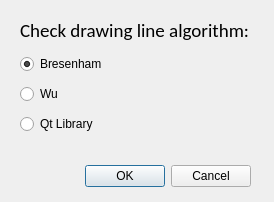
<?xml version="1.0" encoding="UTF-8"?>
<ui version="4.0">
 <class>SettingsDialog</class>
 <widget class="QDialog" name="SettingsDialog">
  <property name="geometry">
   <rect>
    <x>0</x>
    <y>0</y>
    <width>274</width>
    <height>202</height>
   </rect>
  </property>
  <property name="windowTitle">
   <string>Settings</string>
  </property>
  <widget class="QDialogButtonBox" name="buttonBox">
   <property name="geometry">
    <rect>
     <x>-90</x>
     <y>160</y>
     <width>341</width>
     <height>32</height>
    </rect>
   </property>
   <property name="orientation">
    <enum>Qt::Horizontal</enum>
   </property>
   <property name="standardButtons">
    <set>QDialogButtonBox::Cancel|QDialogButtonBox::Ok</set>
   </property>
  </widget>
  <widget class="QWidget" name="verticalLayoutWidget">
   <property name="geometry">
    <rect>
     <x>20</x>
     <y>50</y>
     <width>131</width>
     <height>91</height>
    </rect>
   </property>
   <layout class="QVBoxLayout" name="verticalLayout">
    <item>
     <widget class="QRadioButton" name="bresenham_radio_button">
      <property name="text">
       <string>Bresenham</string>
      </property>
      <property name="checked">
       <bool>true</bool>
      </property>
      <attribute name="buttonGroup">
       <string notr="true">button_group</string>
      </attribute>
     </widget>
    </item>
    <item>
     <widget class="QRadioButton" name="wu_radio_button">
      <property name="text">
       <string>Wu</string>
      </property>
      <attribute name="buttonGroup">
       <string notr="true">button_group</string>
      </attribute>
     </widget>
    </item>
    <item>
     <widget class="QRadioButton" name="qt_radio_button">
      <property name="text">
       <string>Qt Library</string>
      </property>
      <attribute name="buttonGroup">
       <string notr="true">button_group</string>
      </attribute>
     </widget>
    </item>
   </layout>
  </widget>
  <widget class="QLabel" name="label">
   <property name="geometry">
    <rect>
     <x>20</x>
     <y>10</y>
     <width>231</width>
     <height>41</height>
    </rect>
   </property>
   <property name="font">
    <font>
     <family>Calibri</family>
     <pointsize>14</pointsize>
    </font>
   </property>
   <property name="text">
    <string>Check drawing line algorithm:</string>
   </property>
  </widget>
 </widget>
 <resources/>
 <connections>
  <connection>
   <sender>buttonBox</sender>
   <signal>accepted()</signal>
   <receiver>SettingsDialog</receiver>
   <slot>accept()</slot>
   <hints>
    <hint type="sourcelabel">
     <x>248</x>
     <y>254</y>
    </hint>
    <hint type="destinationlabel">
     <x>157</x>
     <y>274</y>
    </hint>
   </hints>
  </connection>
  <connection>
   <sender>buttonBox</sender>
   <signal>rejected()</signal>
   <receiver>SettingsDialog</receiver>
   <slot>reject()</slot>
   <hints>
    <hint type="sourcelabel">
     <x>316</x>
     <y>260</y>
    </hint>
    <hint type="destinationlabel">
     <x>286</x>
     <y>274</y>
    </hint>
   </hints>
  </connection>
 </connections>
 <buttongroups>
  <buttongroup name="button_group"/>
 </buttongroups>
</ui>
